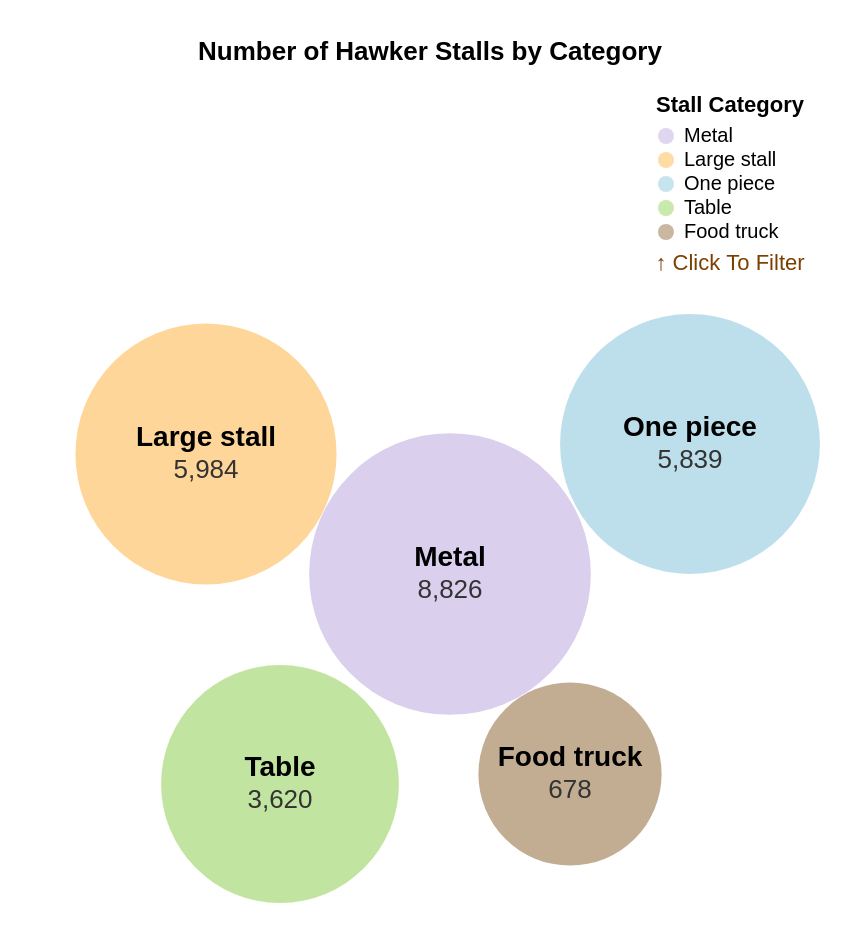

Vega-Lite specification for this chart:
### Vega specification from a JSON file in a GitHub repository (floating-point values rounded to 4 significant figures)
{"$schema": "https://vega.github.io/schema/vega/v5.json", "width": 290, "height": 200, "padding": 20, "title": {"text": "Number of Hawker Stalls by Category", "anchor": "middle", "dy": -10}, "signals": [{"name": "clear", "value": true, "on": [{"events": "mouseup[!event.item]", "update": "true", "force": true}]}, {"name": "shift", "value": false, "on": [{"events": "@legendSymbol:click, @legendLabel:click", "update": "event.shiftKey", "force": true}]}, {"name": "clicked", "value": null, "on": [{"events": "@legendSymbol:click, @legendLabel:click", "update": "{value: datum.value}", "force": true}]}], "data": [{"name": "selected", "on": [{"trigger": "clear", "remove": true}, {"trigger": "!shift", "remove": true}, {"trigger": "!shift && clicked", "insert": "clicked"}, {"trigger": "shift && clicked", "toggle": "clicked"}]}, {"name": "stalls", "values": [{"category": "Metal", "count": 8826, "x": 205, "y": 240}, {"category": "Large stall", "count": 5984, "x": 83, "y": 180}, {"category": "One piece", "count": 5839, "x": 325, "y": 175}, {"category": "Table", "count": 3620, "x": 120, "y": 345}, {"category": "Food truck", "count": 678, "x": 265, "y": 340}]}], "scales": [{"name": "color", "type": "ordinal", "domain": {"data": "stalls", "field": "category"}, "range": ["#d1c4e9", "#ffcc80", "#add8e6", "#b2df8a", "#b39978"]}, {"name": "size", "type": "sqrt", "domain": [0, 9000], "range": [4000, 20000]}], "legends": [{"fill": "color", "title": "Stall Category", "orient": "right", "encode": {"symbols": {"name": "legendSymbol", "interactive": true, "update": {"fill": {"scale": "color", "field": "value"}, "stroke": {"value": "white"}, "strokeWidth": {"value": 0}, "opacity": [{"test": "!length(data('selected')) || indata('selected', 'value', datum.value)", "value": 0.7}, {"value": 0.15}], "size": {"value": 64}}}, "labels": {"name": "legendLabel", "interactive": true, "update": {"fill": {"value": "black"}, "opacity": [{"test": "!length(data('selected')) || indata('selected', 'value', datum.value)", "value": 1}, {"value": 0.25}]}, "hover": {"fill": {"value": "firebrick"}}}}}], "marks": [{"type": "symbol", "from": {"data": "stalls"}, "encode": {"enter": {"x": {"field": "x"}, "y": {"field": "y"}, "size": {"scale": "size", "field": "count"}, "fill": {"scale": "color", "field": "category"}, "stroke": {"value": "white"}, "strokeWidth": {"value": 0}}, "update": {"opacity": [{"test": "!length(data('selected')) || indata('selected', 'value', datum.category)", "value": 1}, {"value": 0.2}], "fillOpacity": [{"test": "!length(data('selected')) || indata('selected', 'value', datum.category)", "value": 0.8}, {"value": 0.2}], "strokeOpacity": [{"test": "!length(data('selected')) || indata('selected', 'value', datum.category)", "value": 1}, {"value": 0.2}], "tooltip": {"signal": "{'Category': datum.category, 'Number of Stalls': format(datum.count, ',')}"}}}}, {"type": "text", "from": {"data": "stalls"}, "encode": {"update": {"x": {"field": "x"}, "y": {"field": "y", "offset": -8}, "text": {"field": "category"}, "align": {"value": "center"}, "baseline": {"value": "middle"}, "fill": {"value": "black"}, "fontSize": {"value": 14}, "fontWeight": {"value": "bold"}, "opacity": [{"test": "!length(data('selected')) || indata('selected', 'value', datum.category)", "value": 1}, {"value": 0.2}]}}}, {"type": "text", "from": {"data": "stalls"}, "encode": {"update": {"x": {"field": "x"}, "y": {"field": "y", "offset": 8}, "text": {"signal": "format(datum.count, ',')"}, "align": {"value": "center"}, "baseline": {"value": "middle"}, "fill": {"value": "#333"}, "fontSize": {"value": 13}, "opacity": [{"test": "!length(data('selected')) || indata('selected', 'value', datum.category)", "value": 1}, {"value": 0.2}]}}}, {"type": "text", "name": "filter_instruction", "encode": {"update": {"x": {"value": 345}, "y": {"value": 79}, "text": {"value": "↑ Click To Filter"}, "align": {"value": "center"}, "baseline": {"value": "top"}, "fontSize": {"value": 11}, "fill": {"value": "#7B3F00"}}}}]}
